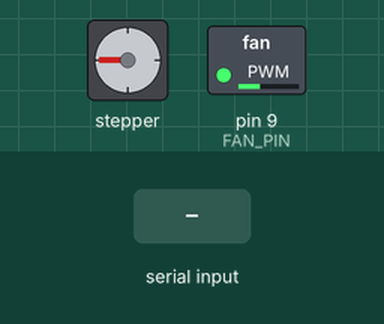
Recording of a sketch running on a simulated Arduino Uno, built with avr-gcc and run on an emulated ATmega328P. Parts: stepper motor, switched loads named in the sketch (green lamp = pin HIGH). Inputs (shaded band) come from the test bench. Stepper angles assume 200 steps per turn; what the sketch prints to the serial monitor is not drawn.

Above: at 1.2 s.
1.3 s: "90,45\n" received over Serial
At 2.28 s:
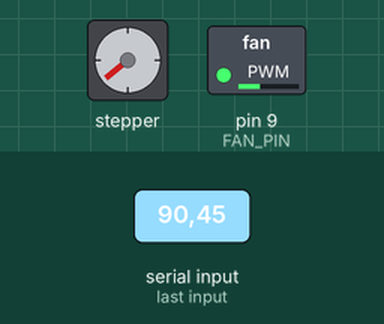
4.3 s: "30,150\n" received over Serial
At 4.73 s:
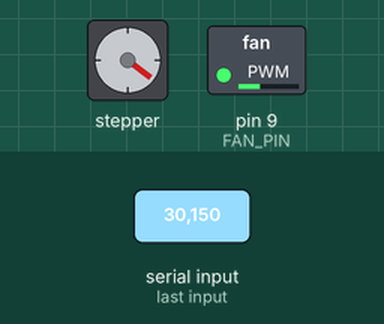
7.3 s: "5\n" received over Serial
At 7.47 s:
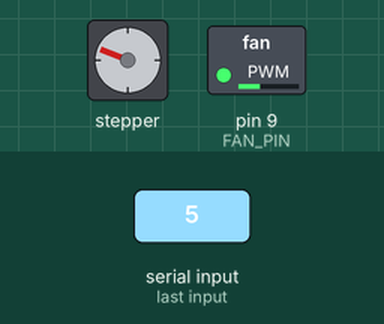
10.3 s: "0\n" received over Serial
At 10.83 s:
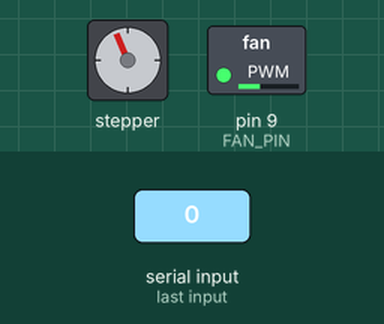
13.3 s: "200\n" received over Serial
16.3 s: "90\n" received over Serial
Timing chart, 0 to 20.3 s (numbered marks = the images above; inputs shaded):
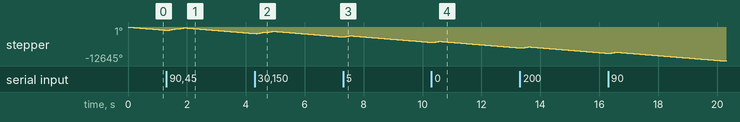

The sketch:

clayStepper3.ino
```cpp
/*
 Stepper Motor Control - one step at a time

 This program drives a unipolar or bipolar stepper motor.
 The motor is attached to digital pins 8 - 11 of the Arduino.

 The motor will step one step at a time, very slowly.  You can use this to
 test that you've got the four wires of your stepper wired to the correct
 pins. If wired correctly, all steps should be in the same direction.

 Use this also to count the number of steps per revolution of your motor,
 if you don't know it.  Then plug that number into the oneRevolution
 example to see if you got it right.

 Created 30 Nov. 2009
 by Tom Igoe

 Later Enhanced by ClayBro
 */

#include <Stepper.h>

#define FAN_PIN 9                                // the fan is hooked up to pin 9
const int stepsPerRevolution = 200;              // change this to fit the number of steps per revolution for your motor
const int RPM = 300;
int step_mode = 8;                               // 4 = full, 8 = half
int yPosition = 0;                               // number of steps the motor has taken
byte byte_step;                                  // serial only reads in bytes
long previous = stepsPerRevolution/2;            // This may come in handy
byte character;
int step_size = 0;
int count = 0;

// initialize the stepper library on pins :
Stepper myStepper(stepsPerRevolution, 60,61,56,57, step_mode);         //Stepper(number_of_steps, motor_pin_1, motor_pin_2, motor_pin_3, motor_pin_4)


void setup() {
  // initialize the serial port:
  Serial.begin(9600);
  analogWrite(FAN_PIN,90); //WRITE(FAN_PIN, HIGH); Changed this because we have a 5V fan tell it to just stay on and keep the unit cool
  myStepper.setSpeed(RPM);

}

void loop() {
   if (Serial.available()){    // make a string
      character = Serial.read()-'0';
      delay(10);
      step_size = step_size + character;
   }

   if (step_size >0){
      myStepper.step(step_size);
      //Serial.println("steps:" );
      //yPosition = yPosition + step_size;
      //Serial.write("yPosition is : ");
      Serial.print(step_size);
   }
   else if (step_size == 0){
      myStepper.step(-10);
      //yPosition = yPosition - step_size;
      // Serial.write("yPosition is : ");
      Serial.print(step_size);
   }
  // clear step_size
   step_size = 0;
   count = 0;
   delay(10);
}
```
